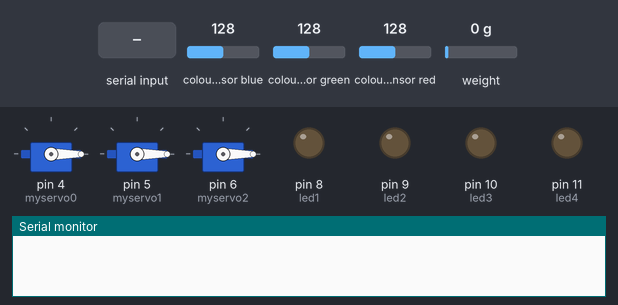
The sketch below on a simulated Arduino Uno, built with avr-gcc and run on an emulated ATmega328P. Shown: 3 × servo, output pins drawn as LEDs (lit = HIGH), the last lines printed to the serial monitor. The inputs (shaded band) are chosen by the test bench; at power-on: colour sensor blue 128, colour sensor green 128, colour sensor red 128, weight on the scale 0 g.

Above: at 9.2 s.
9.3 s: "1" received over Serial
At 12.6 s:
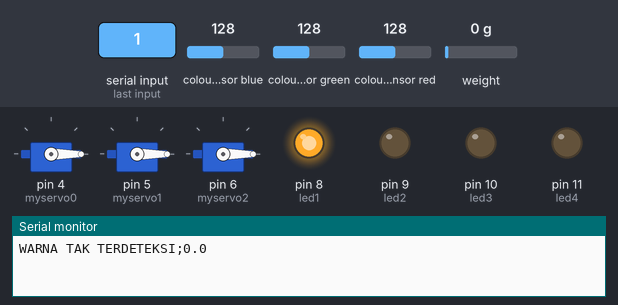
17.1 s: "2" received over Serial
At 20.3 s:
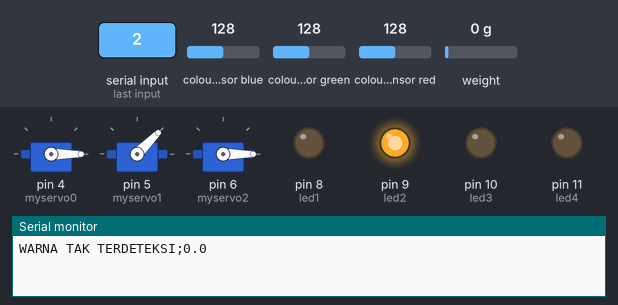
24.9 s: "3" received over Serial
At 29.2 s:
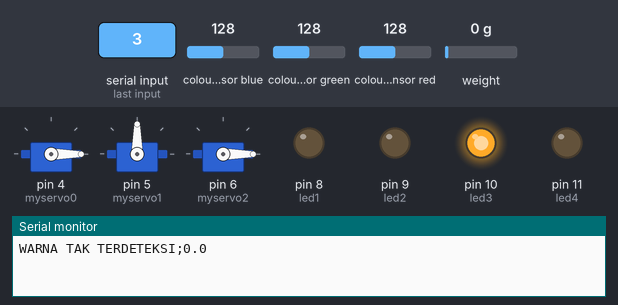
31.5 s: "4" received over Serial
At 38.1 s:
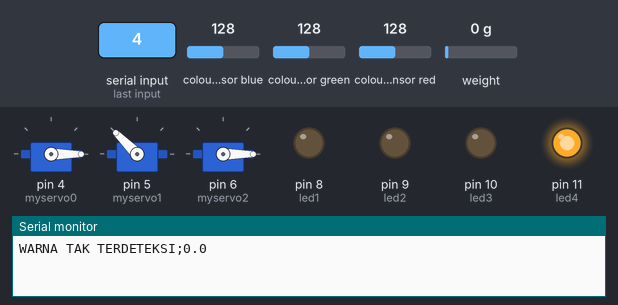
38.5 s: "1" received over Serial
At 46.7 s:
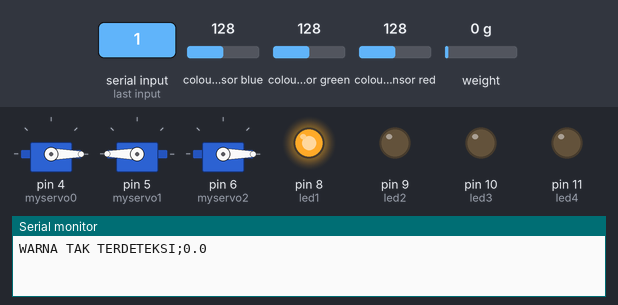
Timing chart, 0 to 47.0 s (numbered marks = the images above; inputs shaded):
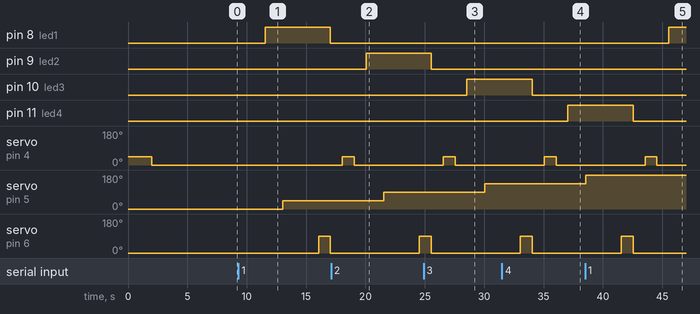

The sketch:

sortir.ino
```cpp
#include "HX711.h"
#include <Wire.h>
#include <Servo.h>
#include "Adafruit_TCS34725.h"

Adafruit_TCS34725 tcs = Adafruit_TCS34725(TCS34725_INTEGRATIONTIME_50MS, TCS34725_GAIN_1X);
HX711 scale;
const int LOADCELL_DOUT_PIN = 2;
const int LOADCELL_SCK_PIN = 3;
const int led1 = 8, led2 = 9, led3 = 10, led4 = 11;
String color;
Servo myservo0;
Servo myservo1;
Servo myservo2;

void setup() {
  Serial.begin(9600);
  pinMode(led1, OUTPUT);
  pinMode(led2, OUTPUT);
  pinMode(led3, OUTPUT);
  pinMode(led4, OUTPUT);
  myservo0.attach(4);
  myservo1.attach(5);
  myservo2.attach(6);
  myservo1.write(0);
  myservo2.write(0);
  myservo0.write(45);
  delay(2000);
  myservo0.write(0);
  delay(1000);

  scale.begin(LOADCELL_DOUT_PIN, LOADCELL_SCK_PIN);
  scale.set_scale(1001.03);   //1001.03                   // this value is obtained by calibrating the scale with known weights; see the README for details
  scale.tare(50);                // reset the scale to 0
}

void loop() {
  switch(Serial.read()){
    case '1':
      digitalWrite(led1, HIGH);
      delay(1500);
      myservo1.write(45);
      delay(3000);
      myservo2.write(90);
      delay(1000);
      myservo2.write(0);
      digitalWrite(led1, LOW);
      delay(1000);
      myservo0.write(45);
      delay(1000);
      myservo0.write(0);
      delay(1000);
    break;
    case '2':
      digitalWrite(led2, HIGH);
      delay(1500);
      myservo1.write(90);
      delay(3000);
      myservo2.write(90);
      delay(1000);
      myservo2.write(0);
      digitalWrite(led2, LOW);
      delay(1000);
      myservo0.write(45);
      delay(1000);
      myservo0.write(0);
      delay(1000);
    break;
    case '3':
      digitalWrite(led3, HIGH);
      delay(1500);
      myservo1.write(135);
      delay(3000);
      myservo2.write(90);
      delay(1000);
      myservo2.write(0);
      digitalWrite(led3, LOW);
      delay(1000);
      myservo0.write(45);
      delay(1000);
      myservo0.write(0);
      delay(1000);
    break;
    case '4':
      digitalWrite(led4, HIGH);
      delay(1500);
      myservo1.write(180);
      delay(3000);
      myservo2.write(90);
      delay(1000);
      myservo2.write(0);
      digitalWrite(led4, LOW);
      delay(1000);
      myservo0.write(45);
      delay(1000);
      myservo0.write(0);
      delay(1000);
    break;
    default:
      load_color();
    break;
  }
}

void load_color(){
  uint16_t clearcol, red, green, blue;
  float average, r, g, b;
  tcs.getRawData(&red, &green, &blue, &clearcol);
  average = (red+green+blue)/3;
  r = red/average;
  g = green/average;
  b = blue/average;
//Serial.print("RED:"); Serial.print(r); Serial.print(" ");
//Serial.print("GREEN:"); Serial.print(g); Serial.print(" ");
//Serial.print("BLUE:"); Serial.print(b); Serial.print(";");
  if ((r < 1.00) && (g > 1.3) && (b < 0.9)) { // yellow detection
    color = "HIJAU";
  }
  else if ((r > 1.15) && (g > 1.15) && (b < 0.8)) { // yellow detection
    color = "HIJAU KUNING";
  }
  else if ((r > 1.15) && (g < 1.15) && (b < 0.7)) { // yellow detection
    color = "KUNING";
  }
  else if ((r > 1.2) && (g < 1.0) && (b < 0.7)) { // orange detection
    color = "ORANYE";
  }
  else {
    color = "WARNA TAK TERDETEKSI";
  }

  float berat= scale.get_units(25);
  if(berat<1)
  {
    berat=0.0;
  }

  Serial.print(color);
  Serial.print(";");
  Serial.println(berat,1);
  scale.power_down();
  delay(1000);
  scale.power_up();
}
```

Measured:
- after the input at 9.3 s, pin 8 (led1): LOW → HIGH after 2.3 s, → LOW 5.5 s later; servo on pin 5 (myservo1): 0° → 45° after 3.8 s; servo on pin 6 (myservo2): 0° → 90° after 6.8 s, → 0° 1.0 s later
- after the input at 17.1 s, pin 9 (led2): LOW → HIGH after 3.0 s; servo on pin 5 (myservo1): 45° → 90° after 4.5 s; servo on pin 6 (myservo2): 0° → 90° after 7.5 s
- after the input at 24.9 s, pin 10 (led3): LOW → HIGH after 3.7 s; servo on pin 5 (myservo1): 90° → 135° after 5.2 s
- after the input at 31.5 s, pin 11 (led4): LOW → HIGH after 5.6 s
- after the input at 38.5 s, pin 8 (led1): LOW → HIGH after 7.1 s
